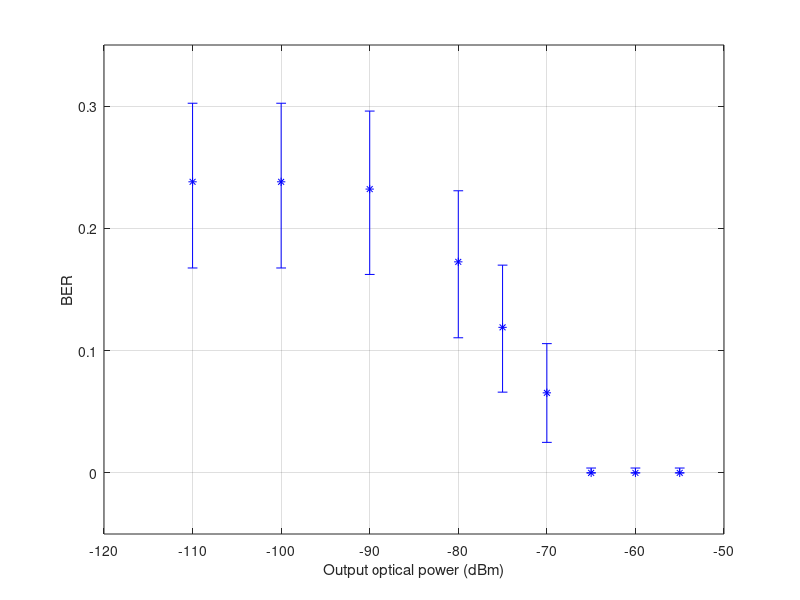
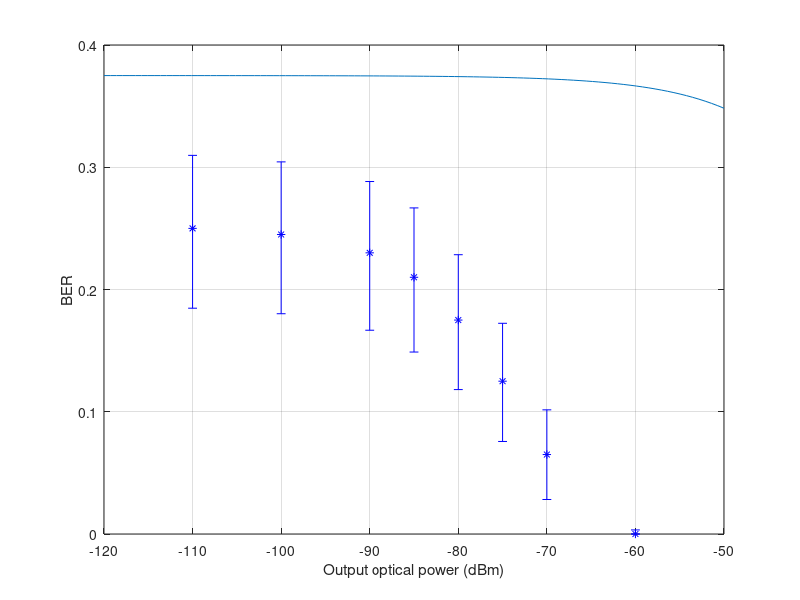

Recreate these plots in MATLAB, in order.
%%MQAM system
clc
clear all
%% Theoretical curve
n0=1e-6;
% xdBm=linspace(-120,-50,1000);
% x=(10.^(xdBm./10))/1000;
% func=erfc(sqrt(x/(2*n0)));
% 
% plot(x,func)
% grid on
EbNodB=linspace(-120,-50,100);
EbNo=(10.^(EbNodB/10))/1000;
k=4;
M=2^k;
x=sqrt(3*k*EbNo/(M-1));
Pb=(4/k)*(1-(1/sqrt(M)))*(1/2)*erfc(x/sqrt(2*n0));
plot(EbNodB,Pb)
grid on
%% BER parameters: amp=10e3, noise_amp=10e-6, LO_power=0dBm, n_bits=200
A=importdata('BER.txt');
NumLin=size(A,1);
OpticalPower=A(1:NumLin,1);
ber=A(1:NumLin,2);
Up=A(1:NumLin,3);
Lo=A(1:NumLin,4);
yneg=ber-Lo;
ypos=Up-ber;
errorbar(OpticalPower,ber,yneg,ypos,'b*')
grid on
xlabel('Output optical power (dBm)')
ylabel('BER')
axis([-120 -50 -.05 .35])
%% BER parameters: amp=10e3, noise_amp=10e-6, LO_power=0dBm, n_bits=1000
A=importdata('BER1.txt');
NumLin=size(A,1);
OpticalPower=A(1:NumLin,1);
ber=A(1:NumLin,2);
Up=A(1:NumLin,3);
Lo=A(1:NumLin,4);
yneg=ber-Lo;
ypos=Up-ber;
figure
errorbar(OpticalPower,ber,yneg,ypos,'b*')
grid on
xlabel('Output optical power (dBm)')
ylabel('BER')
hold on
plot(EbNodB,Pb)